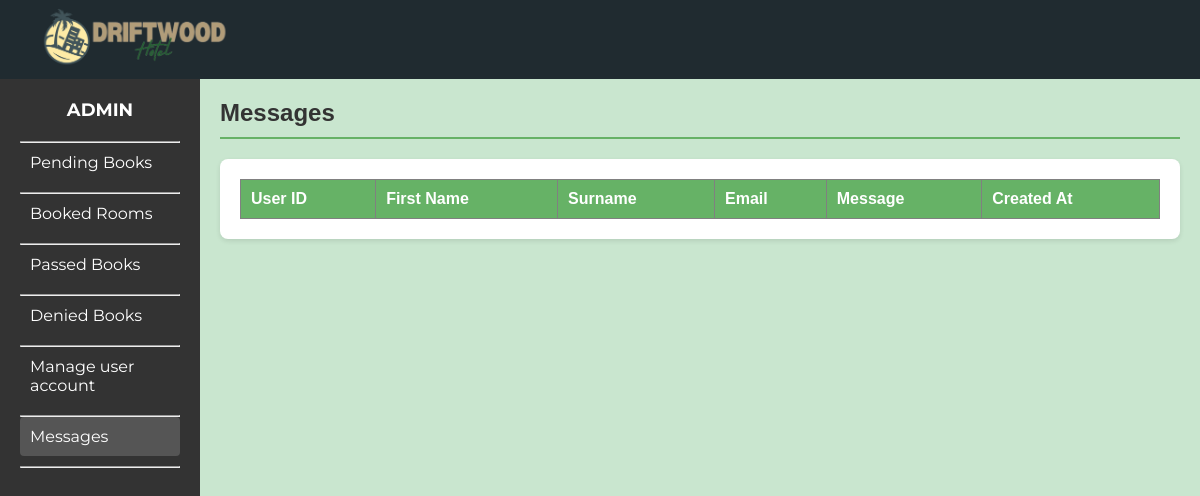
Before: /adminpages/messages.php with the older database file.
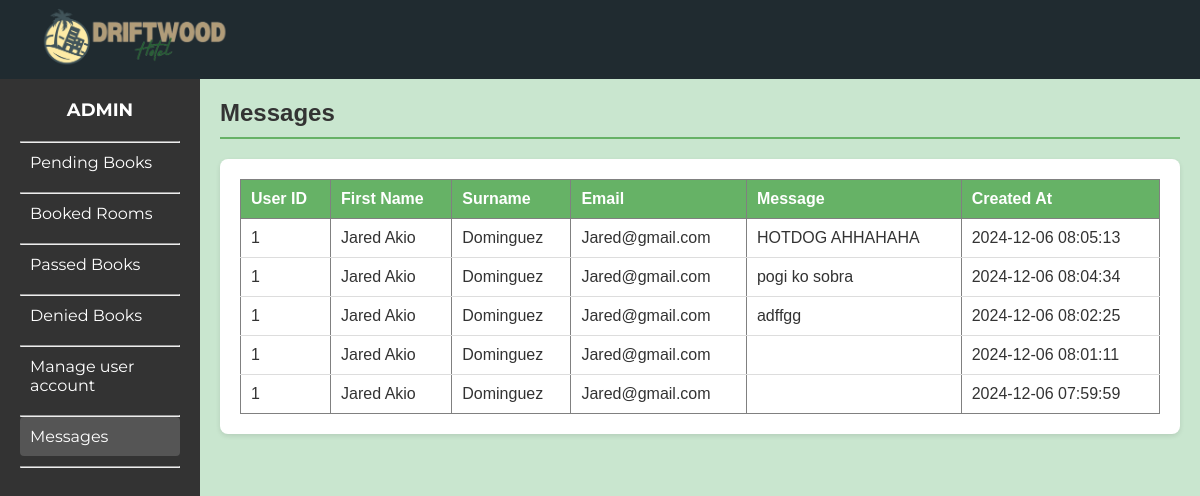
After: the same page with the newer database file.
### tables this page shows
CREATE TABLE `messages` (
  `id` int(11) NOT NULL,
  `user_id` int(11) NOT NULL,
  `first_name` varchar(255) NOT NULL,
  `surname` varchar(255) NOT NULL,
  `email` varchar(255) NOT NULL,
  `message` text NOT NULL,
  `created_at` timestamp NOT NULL DEFAULT current_timestamp()
);

### adminpages/messages.php (the view, shortened to what this page needs)
<?php
$host = "localhost";
$db = "driftwoodhotel";
$user = "root";
$password = "";
try {
    $pdo = new PDO("mysql:host=$host;dbname=$db", $user, $password);
    $pdo->setAttribute(PDO::ATTR_ERRMODE, PDO::ERRMODE_EXCEPTION);
    $stmt = $pdo->query("SELECT * FROM messages ORDER BY created_at DESC");
    $messages = $stmt->fetchAll(PDO::FETCH_ASSOC);
} catch (PDOException $e) {
    echo "Error: " . $e->getMessage();
    exit;
}
?>
<!DOCTYPE html>
<html lang="en">
<head>
    <link rel="stylesheet" href="../css/admindesign.css">
    <link rel="stylesheet" href="../Room-desc.css">
</head>
<body>
<header class="main-header">
    <div class="logo"><img src="../Drifcombieng.png" id="logopic"></div>
</header>
<div class="dashboard">
    <aside class="sidebar">
        <div class="admin-title">ADMIN</div>
        <nav class="menu">
                <hr>
                <a href="../adminpage.php" class="menu-item">Pending Books</a>
                <hr>
                <a href="roombooking.php" class="menu-item">Booked Rooms</a>
                <hr>
                <a href="pass_books.php" class="menu-item">Passed Books</a>
                <hr>
                <a href="roombooking_denied.php" class="menu-item">Denied Books</a>
                <hr>
                <a href="manageuser.php" class="menu-item">Manage user account</a>
                <hr>
                <a href="messages.php" class="menu-item active">Messages</a>
                <hr>
            </nav>
    </aside>
    <div class="content">
        <div class="content-header">
            <h2>Messages</h2><span class="inactive"></span>
        </div>
            <div class="table-container">
                <table border="1">
                <thead>
                    <tr>
                        <th>User ID</th>
                        <th>First Name</th>
                        <th>Surname</th>
                        <th>Email</th>
                        <th>Message</th>
                        <th>Created At</th>
                    </tr>
                </thead>
                <tbody>
                    <?php foreach ($messages as $message): ?>
                        <tr>
                            <td><?= htmlspecialchars($message['user_id']) ?></td>
                            <td><?= htmlspecialchars($message['first_name']) ?></td>
                            <td><?= htmlspecialchars($message['surname']) ?></td>
                            <td><?= htmlspecialchars($message['email']) ?></td>
                            <td><?= nl2br(htmlspecialchars($message['message'])) ?></td>
                            <td><?= htmlspecialchars($message['created_at']) ?></td>
                        </tr>
                    <?php endforeach; ?>
                </tbody>
            </table>
        </div>
    </div>
</div>
</body>
</html>

### css/admindesign.css (style rules this page uses)
*, *::before, *::after { margin: 0; padding: 0; box-sizing: border-box; }
:root { --bg-60-: #202B30; --bg-30-: #384B54; --bg-10-: #FFFFFF; --bg-sub-: whitesmoke; --bg-btn-: #68D2B7; --font-fam-poppins-: "Poppins", sans-serif; --font-fam-montserrat-: "Montserrat", sans-serif; }
html { scroll-behavior: smooth; }
body { margin: 0; font-family: Arial, sans-serif; background-color: #e6f3e6; overflow-x: hidden; }
.main-header { display: flex; align-items: center; padding: 10px; background-color: #66b266; }
.main-header .logo img { height: 50px; }
.dashboard { display: flex; height: 100vh; overflow-x: hidden; }
.admin-title { text-align: center; font-family: 'Montserrat'; }
.sidebar { width: 200px; background-color: #333; color: white; height: 100vh; padding: 20px; box-sizing: border-box; }
.sidebar .admin-title { font-size: 18px; font-weight: bold; margin-bottom: 20px; }
.sidebar .menu .menu-item { display: block; color: white; text-decoration: none; padding: 10px; margin-bottom: 10px; border-radius: 4px; font-family: 'Montserrat'; }
.sidebar .menu .menu-item:hover, .sidebar .menu .menu-item.active { background-color: #555; }
.content { flex: 1; padding: 20px; box-sizing: border-box; background-color: #C9E6CF; overflow-x: auto; }
.content-header { display: flex; justify-content: space-between; align-items: center; border-bottom: 2px solid #66b266; padding-bottom: 10px; margin-bottom: 20px; }
.content-header h2 { color: #333; margin: 0; }
.table-container { background-color: white; padding: 20px; border-radius: 8px; box-shadow: 0 2px 5px rgba(0, 0, 0, 0.1); overflow-x: auto; }
table { width: 100%; border-collapse: collapse; table-layout: auto; }
thead th { background-color: #66b266; color: white; padding: 10px; text-align: left; }
tbody td { padding: 10px; border-bottom: 1px solid #ddd; word-wrap: break-word; }
tbody tr:last-child td { border-bottom: none; }

### Room-desc.css (style rules this page uses)
*, *::before, *::after { margin: 0; padding: 0; box-sizing: border-box; }
:root { --bg-60-: #202B30; --bg-30-: #384B54; --bg-10-: #FFFFFF; --bg-sub-: whitesmoke; --bg-btn-: #68D2B7; --font-fam-poppins-: "Poppins", sans-serif; --font-fam-montserrat-: "Montserrat", sans-serif; }
html { scroll-behavior: smooth; }
body { background-color: #ACB9B6; color: #333; }
.main-header { width: 100%; height: 79px; background: #202b30; display: flex; justify-content: space-between; align-items: center; padding: 0 40px; box-sizing: border-box; }
#logopic { width: 12em; height: auto; }
a { color: inherit; text-decoration: none; }
header { font-family: var(--font-fam-montserrat-); background-color: var(--bg-60-); display: flex; flex-direction: column; justify-content: space-evenly; align-items: center; color: white; }
* { box-sizing: border-box; }
@media screen and (min-width: 60em) { header { flex-direction: row; } }

Changed rows visible on the page:
added messages: user "1", first_name "Jared Akio", surname "Dominguez", email "Jared@gmail.com", message "HOTDOG AHHAHAHA", created_at "2024-12-06 08:05:13"
added messages: user "1", first_name "Jared Akio", surname "Dominguez", email "Jared@gmail.com", message "pogi ko sobra", created_at "2024-12-06 08:04:34"
added messages: user "1", first_name "Jared Akio", surname "Dominguez", email "Jared@gmail.com", message "adffgg", created_at "2024-12-06 08:02:25"
added messages: user "1", first_name "Jared Akio", surname "Dominguez", email "Jared@gmail.com", created_at "2024-12-06 08:01:11"
added messages: user "1", first_name "Jared Akio", surname "Dominguez", email "Jared@gmail.com", created_at "2024-12-06 07:59:59"
